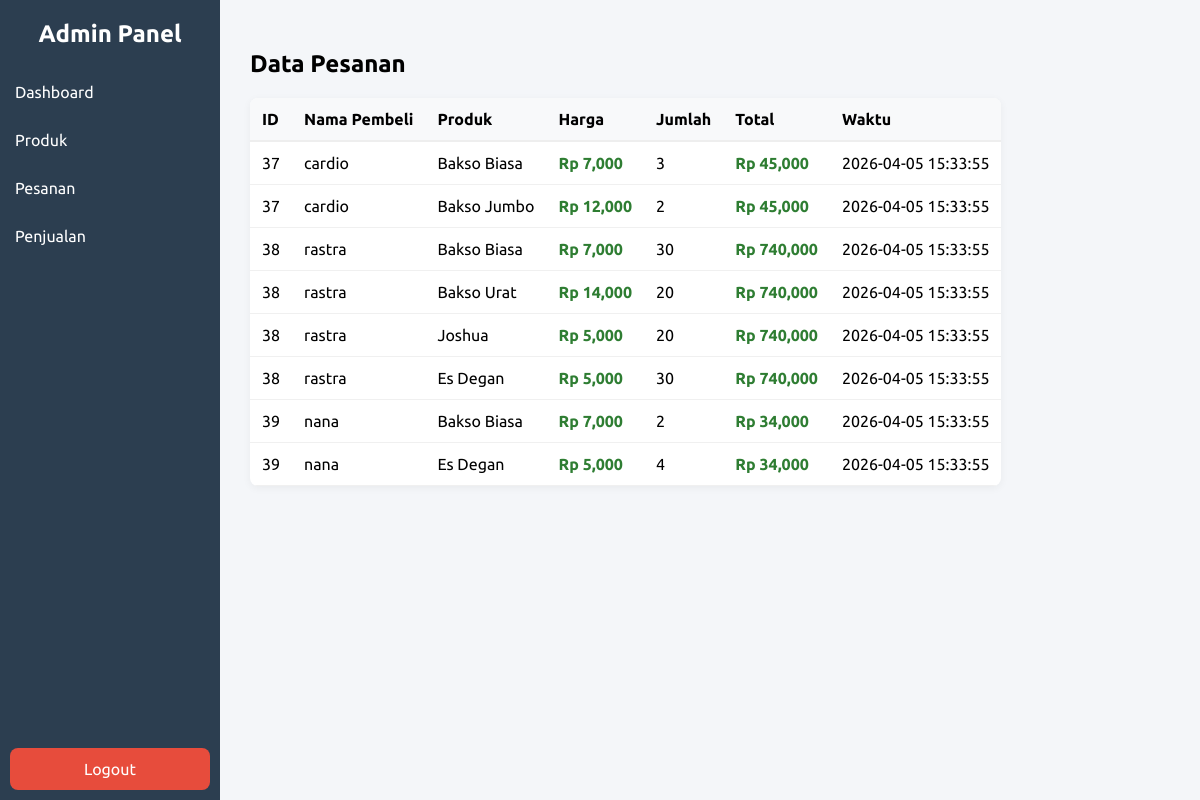
/pesanan.php, run on the app's committed database.
### tables this page shows
CREATE TABLE `detail_pesanan` (
  `id` int(11) NOT NULL,
  `pesanan_id` int(11) DEFAULT 0,
  `no_produk` int(11) DEFAULT 0,
  `harga` int(11) DEFAULT NULL,
  `jumlah` int(11) DEFAULT NULL,
  `total_harga` int(11) DEFAULT NULL
);

CREATE TABLE `user_acc` (
  `no_user` int(11) NOT NULL,
  `username` varchar(12) DEFAULT NULL,
  `email` varchar(50) DEFAULT NULL,
  `pw` varchar(20) DEFAULT NULL
);

CREATE TABLE `produk` (
  `no_produk` int(11) NOT NULL,
  `nama_produk` varchar(20) DEFAULT NULL,
  `harga` varchar(50) DEFAULT NULL,
  `stok` int(11) DEFAULT NULL
);

CREATE TABLE `pemesanan` (
  `pesanan_id` int(11) NOT NULL,
  `no_user` int(11) DEFAULT NULL,
  `alamat` longtext DEFAULT NULL,
  `pengiriman` varchar(50) DEFAULT NULL,
  `ongkir` int(11) DEFAULT NULL,
  `payment` varchar(50) DEFAULT NULL,
  `total_bayar` varchar(50) DEFAULT NULL,
  `tanggal_pesanan` timestamp NOT NULL DEFAULT current_timestamp()
);

### pesanan.php (the view, shortened to what this page needs)
<?php
include "connect.php";
?>
<body>
<div class="sidebar">
    <div>
        <h2>Admin Panel</h2>
        <div class="menu">
            <a href="admin.html">Dashboard</a>
            <a href="produk.php">Produk</a>
            <a href="pesanan.php">Pesanan</a>
            <a href="penjualan.php">Penjualan</a>
        </div>
    </div>
    <div class="logout">
        <a href="logout.php">Logout</a>
    </div>
</div>
<div class="content">
<h2>Data Pesanan</h2>
<table>
<tr>
<th>ID</th>
<th>Nama Pembeli</th>
<th>Produk</th>
<th>Harga</th>
<th>Jumlah</th>
<th>Total</th>
<th>Waktu</th>
</tr>
<?php
$q = mysqli_query($conn,"SELECT
detail_pesanan.pesanan_id,
user_acc.username,
produk.nama_produk,
detail_pesanan.harga,
detail_pesanan.jumlah,
detail_pesanan.total_harga,
pemesanan.tanggal_pesanan
FROM detail_pesanan
JOIN pemesanan ON detail_pesanan.pesanan_id = pemesanan.pesanan_id
JOIN user_acc ON pemesanan.no_user = user_acc.no_user
JOIN produk ON detail_pesanan.no_produk = produk.no_produk
");
while($d = mysqli_fetch_array($q)){
?>
<tr>
<td><?php echo $d['pesanan_id']; ?></td>
<td><?php echo $d['username']; ?></td>
<td><?php echo $d['nama_produk']; ?></td>
<td class="price">Rp <?php echo number_format($d['harga']); ?></td>
<td><?php echo $d['jumlah']; ?></td>
<td class="price">Rp <?php echo number_format($d['total_harga']); ?></td>
<td><?php echo $d['tanggal_pesanan']; ?></td>
</tr>
<?php } ?>
</table>
</div>
</body>

### pesanan.php (style rules this page uses)
body { display:flex; background:#f4f6f9; font-family: 'Ubuntu', sans-serif; margin:0; }
.content { margin-left:220px; padding:30px; }
.sidebar { width:220px; background:#2c3e50; min-height:100vh; color:white; position:fixed; left:0; top:0; display:flex; flex-direction:column; justify-content:space-between; }
.sidebar h2 { text-align:center; margin:20px 0; }
.menu a { display:block; color:white; padding:15px; text-decoration:none; }
.logout { padding:10px; }
.logout a { display:block; background:#e74c3c; padding:12px; text-align:center; color:white; text-decoration:none; border-radius:8px; }
h2 { margin-bottom:20px; }
table { width:100%; border-collapse:collapse; background:white; border-radius:8px; overflow:hidden; box-shadow:0 2px 8px rgba(0,0,0,0.05); }
th { text-align:left; padding:12px; background:#f8f9fa; border-bottom:2px solid #eee; }
td { padding:12px; border-bottom:1px solid #f0f0f0; }
.price { color:#2e7d32; font-weight:bold; }

### data on the page
detail_pesanan: pesanan "37", user_acc.username "cardio", no_produk.nama_produk "Bakso Biasa", harga "7,000", jumlah "3", total_harga "45,000", pesanan.tanggal_pesanan "2026-04-05 15:33:55"
detail_pesanan: pesanan "37", user_acc.username "cardio", no_produk.nama_produk "Bakso Jumbo", harga "12,000", jumlah "2", total_harga "45,000", pesanan.tanggal_pesanan "2026-04-05 15:33:55"
detail_pesanan: pesanan "38", user_acc.username "rastra", no_produk.nama_produk "Bakso Biasa", harga "7,000", jumlah "30", total_harga "740,000", pesanan.tanggal_pesanan "2026-04-05 15:33:55"
detail_pesanan: pesanan "38", user_acc.username "rastra", no_produk.nama_produk "Bakso Urat", harga "14,000", jumlah "20", total_harga "740,000", pesanan.tanggal_pesanan "2026-04-05 15:33:55"
detail_pesanan: pesanan "38", user_acc.username "rastra", no_produk.nama_produk "Joshua", harga "5,000", jumlah "20", total_harga "740,000", pesanan.tanggal_pesanan "2026-04-05 15:33:55"
detail_pesanan: pesanan "38", user_acc.username "rastra", no_produk.nama_produk "Es Degan", harga "5,000", jumlah "30", total_harga "740,000", pesanan.tanggal_pesanan "2026-04-05 15:33:55"
detail_pesanan: pesanan "39", user_acc.username "nana", no_produk.nama_produk "Bakso Biasa", harga "7,000", jumlah "2", total_harga "34,000", pesanan.tanggal_pesanan "2026-04-05 15:33:55"
detail_pesanan: pesanan "39", user_acc.username "nana", no_produk.nama_produk "Es Degan", harga "5,000", jumlah "4", total_harga "34,000", pesanan.tanggal_pesanan "2026-04-05 15:33:55"
